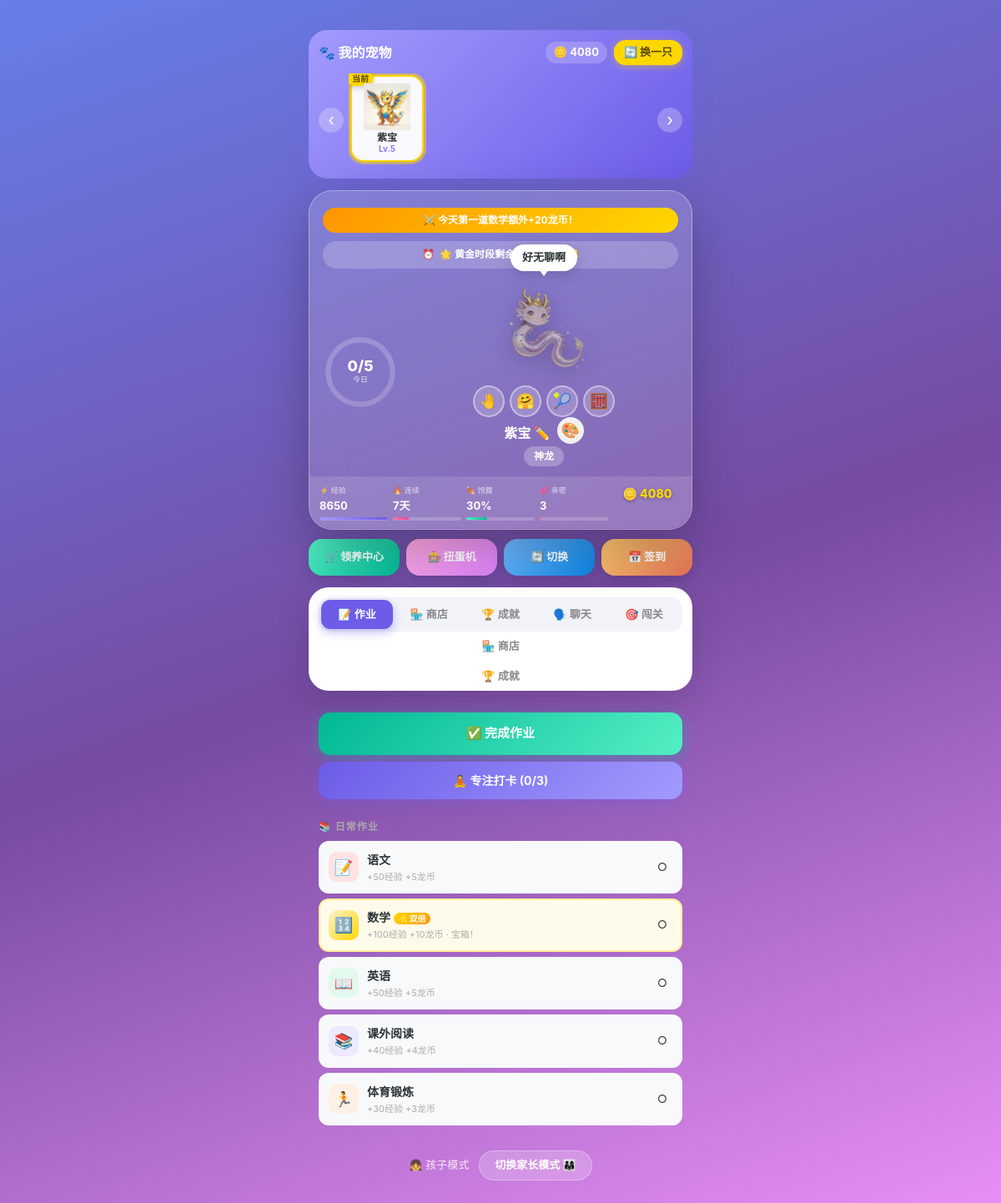
The app's page /, older data.
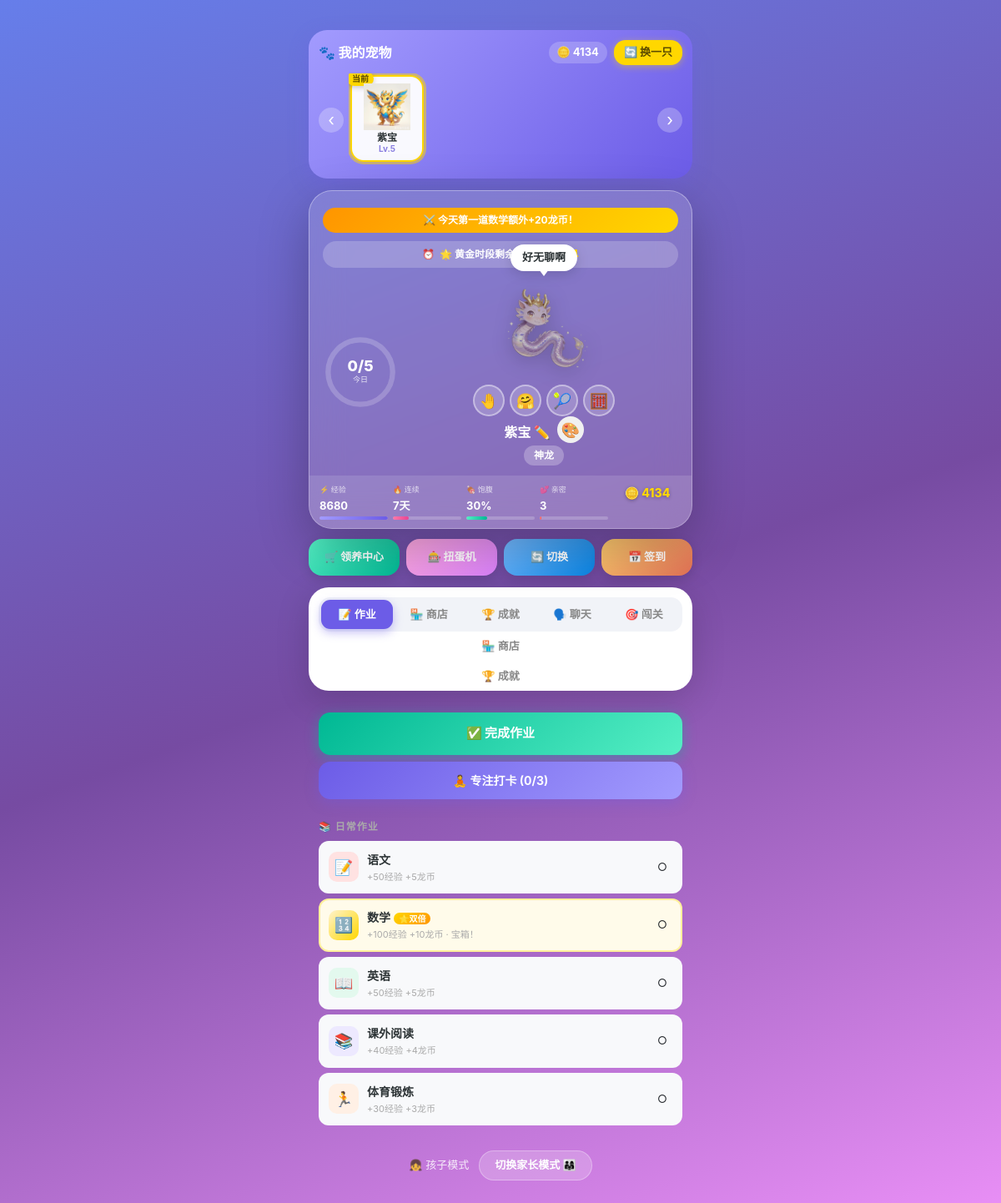
The same page, newer data.
### tables this page shows
CREATE TABLE pet (
            id INTEGER PRIMARY KEY,
            name TEXT DEFAULT '作业小龙',
            level INTEGER DEFAULT 1,
            exp INTEGER DEFAULT 0,
            hunger INTEGER DEFAULT 80,
            mood INTEGER DEFAULT 80,
            streak INTEGER DEFAULT 0,
            status TEXT DEFAULT 'happy',
            runaway_until DATETIME,
            last_streak_date DATE,
            math_streak INTEGER DEFAULT 0,
            last_math_date DATE,
            bond INTEGER DEFAULT 50,
            coins INTEGER DEFAULT 0,
            created_at DATETIME DEFAULT CURRENT_TIMESTAMP,
            updated_at DATETIME DEFAULT CURRENT_TIMESTAMP
        , last_decay_date DATE, math_challenge_today INTEGER DEFAULT 0, last_signin_date DATE, signin_count INTEGER DEFAULT 0, active_pet_id INTEGER);

### main.py (the view)
@app.get("/", response_class=HTMLResponse)
async def home(request: Request, role: str = "kid"):
    ensure_db_ready()
    conn = get_db_connection()
    pet = conn.execute("SELECT * FROM pet WHERE id = 1").fetchone()
    achievements = conn.execute("SELECT * FROM achievements ORDER BY id").fetchall()
    today = get_current_time().strftime('%Y-%m-%d')
    current_time = get_current_time()
    pet_dict = dict(pet)
    if pet_dict.get('runaway_until'):
        try:
            sleep_time_str = pet_dict['runaway_until']
            if sleep_time_str.endswith('+00:00') or '+' in sleep_time_str:
                from datetime import timezone
                sleep_time = datetime.fromisoformat(sleep_time_str)
                if sleep_time.tzinfo is None:
                    sleep_time = sleep_time.replace(tzinfo=timezone.utc)
                sleep_time = sleep_time.astimezone(tz)
            else:
                sleep_time = datetime.fromisoformat(sleep_time_str)
                if sleep_time.tzinfo is None:
                    sleep_time = tz.localize(sleep_time)
            if sleep_time < current_time and pet_dict['status'] in ('sleeping', 'runaway'):
                conn.execute("UPDATE pet SET status = 'happy', runaway_until = NULL WHERE id = 1")
                conn.commit()
                pet_dict['status'] = 'happy'
                pet_dict['runaway_until'] = None
        except Exception:
            pass
    tasks, done_daily, total_daily = get_today_tasks_summary(conn, today)
    custom_tasks = []
    if role == 'kid':
        custom_tasks = conn.execute("""
            SELECT * FROM custom_tasks
            WHERE (status = 'pending' AND (deadline IS NULL OR deadline >= ?))
               OR (status = 'completed' AND date(completed_at) = ?)
            ORDER BY status ASC, deadline ASC, created_at ASC
        """, (today, today)).fetchall()
    parent_custom_tasks = []
    if role == 'parent':
        parent_custom_tasks = conn.execute("""
            SELECT * FROM custom_tasks ORDER BY created_at DESC LIMIT 20
        """).fetchall()
    pending_pocket = []
    if role == 'parent':
        pending_pocket = conn.execute("""
            SELECT * FROM pocket_money_records WHERE status = 'pending' ORDER BY requested_at DESC
        """).fetchall()
    behavior_rules = []
    if role == 'parent':
        behavior_rules = conn.execute("SELECT * FROM behavior_rules ORDER BY category, id").fetchall()
    today_behavior = []
    if role == 'parent':
        today_behavior = conn.execute("""
            SELECT * FROM behavior_records WHERE date(created_at) = ? ORDER BY created_at DESC
        """, (today,)).fetchall()
    kid_today_behavior = []
    kid_bh_positive = 0
    kid_bh_negative = 0
    if role == 'kid':
        kid_today_behavior = conn.execute("""
            SELECT * FROM behavior_records WHERE date(created_at) = ? ORDER BY created_at DESC
        """, (today,)).fetchall()
        kid_bh_positive = sum(b['coins'] for b in kid_today_behavior if b['coins'] > 0)
        kid_bh_negative = sum(b['coins'] for b in kid_today_behavior if b['coins'] < 0)
    encourage = conn.execute("""
        SELECT * FROM encourage WHERE expires_at > ? ORDER BY created_at DESC LIMIT 1
    """, (current_time.isoformat(),)).fetchone()
    last_treasure = conn.execute("SELECT * FROM treasure_log ORDER BY id DESC LIMIT 1").fetchone()
    focus_today = conn.execute("""
        SELECT COALESCE(SUM(duration_minutes), 0) as total FROM focus_sessions WHERE date(completed_at) = ?
    """, (today,)).fetchone()['total']
    focus_count_today = conn.execute("""
        SELECT COUNT(*) as cnt FROM focus_sessions WHERE date(completed_at) = ?
    """, (today,)).fetchone()['cnt']
    total_focus = conn.execute("SELECT COALESCE(SUM(duration_minutes), 0) as total FROM focus_sessions").fetchone()['total']
    total_coins_earned = conn.execute("""
        SELECT COALESCE(SUM(amount), 0) as total FROM coin_transactions WHERE type = 'earn'
    """).fetchone()['total']
    weekday = current_time.weekday()
    is_weekend = weekday >= 5
    today_surprise = conn.execute("""
        SELECT * FROM random_surprises WHERE date(created_at) = ?
    """, (today,)).fetchone()
    math_challenge_done = pet_dict.get('math_challenge_today', 0)
    parent_settings = {}
    for row in conn.execute("SELECT key, value FROM parent_settings").fetchall():
        parent_settings[row['key']] = row['value']
    current_skin_id = 'default'
    unlocked_skins_list = ['default']
    try:
        cs = conn.execute("SELECT value FROM parent_settings WHERE key = 'current_skin'").fetchone()
        if cs: current_skin_id = cs['value']
        us = conn.execute("SELECT value FROM parent_settings WHERE key = 'unlocked_skins'").fetchone()
        if us and us['value']: unlocked_skins_list = us['value'].split(',')
    except Exception:
        pass
    active_species_id = 'dragon'
    active_species_icon = '\U0001F432'  # 🐉 龙
    try:
        _aid = get_active_pet_id(conn)
        _act = conn.execute("SELECT species_id FROM pet_collection WHERE id = ?", (_aid,)).fetchone()
        if _act:
            active_species_id = _act['species_id']
        _sp = conn.execute("SELECT icon FROM species_catalog WHERE id = ?", (active_species_id,)).fetchone()
        if _sp and _sp['icon']:
            active_species_icon = _sp['icon']
    except Exception:
        pass
    _active_stage = calculate_evolution_stage(pet_dict['exp'])
    species_id = active_species_id
    species_icon = active_species_icon
    species_image = f"/static/species/{active_species_id}/stage-{_active_stage}.png"
    conn.close()
    appearance = get_pet_appearance(pet_dict['exp'], pet_dict['status'], pet_dict.get('bond', 50), current_skin_id)
    svg_info = get_stage_svg_info(appearance['stage'], current_skin_id)
    skin_filter = SKIN_FILTERS.get(current_skin_id, '')
    skin_stage_image = get_skin_stage_image_path(current_skin_id, appearance['stage'])
    return HTMLResponse(render_template("index.html", {
        "pet": pet_dict,
        "appearance": appearance,
        "svg_info": svg_info,
        "skin_filter": skin_filter,
        "skin_stage_image": skin_stage_image,
        "species_id": species_id,
        "species_image": species_image,
        "species_icon": species_icon,
        "tasks": tasks,
        "achievements": [dict(a) for a in achievements],
        "role": role,
        "today": today,
        "done_daily": done_daily,
        "total_daily": total_daily,
        "encourage": dict(encourage) if encourage else None,
        "last_treasure": dict(last_treasure) if last_treasure else None,
        "current_hour": current_time.hour,
        "custom_tasks": [dict(t) for t in custom_tasks],
        "parent_custom_tasks": [dict(t) for t in parent_custom_tasks],
        "pending_pocket": [dict(p) for p in pending_pocket],
        "behavior_rules": [dict(r) for r in behavior_rules],
        "today_behavior": [dict(b) for b in today_behavior],
        "focus_today": focus_today,
        "focus_count_today": focus_count_today,
        "total_focus": total_focus,
        "total_coins_earned": total_coins_earned,
        "parent_settings": parent_settings,
        "custom_task_templates": CUSTOM_TASK_TEMPLATES,
        "kid_today_behavior": [dict(b) for b in kid_today_behavior],
        "kid_bh_positive": kid_bh_positive,
        "kid_bh_negative": kid_bh_negative,
        "is_weekend": is_weekend,
        "today_surprise": dict(today_surprise) if today_surprise else None,
        "math_challenge_done": math_challenge_done,
        "current_skin_id": current_skin_id,
        "unlocked_skins": unlocked_skins_list,
        "pet_skins": PET_SKINS,
    }))

### templates/index.html (shortened to what this page needs)
﻿<!DOCTYPE html>
<html lang="zh-CN">
<head>
  <link href="https://cdn.jsdelivr.net/npm/bootstrap@5.3.0/dist/css/bootstrap.min.css" rel="stylesheet">
</head>
<body>
<div class="page-wrap">
  <div class="mp-carousel" id="mpCarousel">
    <div class="mp-carousel-head">
      <span class="mp-carousel-title">🐾 我的宠物</span>
      <span class="mp-carousel-coins">🪙 <span id="mpCoinNum">{{ dict(pet).get('coins', 0) }}</span></span>
      <button class="mp-carousel-switch" onclick="showSwitchModal()" title="切换宠物">🔄 换一只</button>
    </div>
    <div class="mp-carousel-row">
      <button class="mp-arrow" onclick="mpScroll(-1)" aria-label="上一个">‹</button>
      <div class="mp-carousel-track" id="mpCarouselTrack">
      </div>
      <button class="mp-arrow" onclick="mpScroll(1)" aria-label="下一个">›</button>
    </div>
  </div>
  <div class="pet-card">
    <div class="pet-header">
      <div id="eventBanner" style="display:none;"></div>
      <div class="countdown-bar" id="countdownBar">
        <span>⏰</span>
        <span id="countdownLabel">黄金时段剩余：</span>
        <span class="time-val" id="countdownVal">--:--</span>
      </div>
      <div class="pet-main">
        <div class="ring-wrap">
          <svg width="90" height="90" viewBox="0 0 100 100">
            <circle class="ring-bg" cx="50" cy="50" r="43"/>
            <circle class="ring-fg" cx="50" cy="50" r="43"
              id="ringFg"
              stroke-dasharray="270"
              stroke-dashoffset="{{ ((total_daily - done_daily) / total_daily * 270) | int if total_daily > 0 else 270 }}"
            />
          </svg>
          <div class="ring-center">
            <div class="ring-num">{{ done_daily }}/{{ total_daily }}</div>
            <div class="ring-sub">今日</div>
          </div>
        </div>
        <div class="pet-center">
          <div class="pet-avatar" id="petAvatar">
            <div class="mood-bubble" id="moodBubble" style="display:none;"></div>
            {% if species_id == 'dragon' %}
            <div class="dragon-svg-wrap dragon-stage-{{ appearance.stage }}">
              <img src="{{ skin_stage_image }}" alt="{{ appearance.stage_name }}"
                onerror="this.onerror=null;this.src='/static/dragon-references/Stage%20{{ appearance.stage }}%20{{ appearance.stage_name }}.jpeg';this.style.filter='{{ skin_filter }}';"
                style="width:100%;height:100%;object-fit:contain;border-radius:16px;">
            </div>
            {% endif %}
          </div>
          {% if pet.status != 'sleeping' %}
          <div class="interact-btns">
            <div class="interact-btn" onclick="doInteract('pat')" title="摸头">🤚</div>
            <div class="interact-btn" onclick="doInteract('tickle')" title="挠痒">🤗</div>
            <div class="interact-btn" onclick="doInteract('play')" title="逗玩">🎾</div>
            <div class="interact-btn" onclick="startMathQuiz()" title="算术题">🧮</div>
          </div>
          {% endif %}
          <div class="pet-name-row" style="display:flex;align-items:center;justify-content:center;gap:8px;">
            <div class="pet-name" onclick="showRenameModal()" style="cursor:pointer;" title="点击改名">{{ pet.name }}{% if pet.status == 'sleeping' %} <span class="sleep-tag">💤睡觉中</span>{% endif %} ✏️</div>
            <div class="skin-btn-kid" onclick="showSkinPanel()" title="换肤" style="cursor:pointer;font-size:18px;background:#f0f0f0;border-radius:50%;width:32px;height:32px;display:flex;align-items:center;justify-content:center;transition:all 0.2s;">🎨</div>
          </div>
          <span class="stage-badge">{{ appearance.stage_name }}</span>
        </div>
      </div>
    </div>
    <div class="attr-bar">
      <div class="attr-item">
        <div class="attr-label">⚡ 经验</div>
        <div class="attr-val">{{ pet.exp }}</div>
        <div class="attr-track"><div class="attr-fill fill-exp" style="width:{{ stage_progress }}%"></div></div>
      </div>
      <div class="attr-item">
        <div class="attr-label">🔥 连续</div>
        <div class="attr-val">{{ pet.streak }}天</div>
        <div class="attr-track"><div class="attr-fill fill-streak" style="width:{{ [pet.streak * 3.3, 100] | min }}%"></div></div>
      </div>
      <div class="attr-item">
        <div class="attr-label">🍖 饱腹</div>
        <div class="attr-val">{{ pet.hunger }}%</div>
        <div class="attr-track"><div class="attr-fill fill-hunger" style="width:{{ pet.hunger }}%"></div></div>
      </div>
      <div class="attr-item">
        <div class="attr-label">💕 亲密</div>
        <div class="attr-val">{{ dict(pet).get('bond', 50) }}</div>
        <div class="attr-track"><div class="attr-fill fill-bond" style="width:{{ dict(pet).get('bond', 50) }}%"></div></div>
      </div>
      <div class="attr-item">
        <div class="attr-coin">🪙 {{ dict(pet).get('coins', 0) }}</div>
      </div>
    </div>
  </div>
  <div class="mp-toolbar">
    <button class="mp-tool-btn mp-adopt" onclick="showAdoptShop()">🛒 领养中心</button>
    <button class="mp-tool-btn mp-gacha" onclick="showGachaPanel()">🎰 扭蛋机</button>
    <button class="mp-tool-btn mp-switch" onclick="showSwitchModal()">🔄 切换</button>
    <button class="mp-tool-btn mp-signin" onclick="doSignin()">📅 签到</button>
  </div>
  <div class="main-card">
    <div class="tab-nav">
      <div class="tab-item active" id="tab-tasks" onclick="switchTab('tasks')">📝 作业</div>
      <div class="tab-item" id="tab-shop" onclick="switchTab('shop')">🏪 商店</div>
      <div class="tab-item" id="tab-ach" onclick="switchTab('ach')">🏆 成就</div>
      <div class="tab-item" id="tab-chat" onclick="switchTab('chat')">🗣️ 聊天</div>
      <div class="tab-item" id="tab-challenge" onclick="switchTab('challenge')">🎯 闯关</div>
    </div>
      <div class="tab-item" id="tab-shop" onclick="switchTab('shop')">🏪 商店</div>
      <div class="tab-item" id="tab-ach" onclick="switchTab('ach')">🏆 成就</div>
    </div>
    <div id="pane-tasks">
      <div class="action-area">
        <div class="btn-row">
          <button class="btn-complete {% if pet.status == 'sleeping' %}btn-sleeping-disabled{% endif %}" onclick="showTaskModal()" style="flex:1;" {% if pet.status == 'sleeping' %}title="💤 完成作业可唤醒小龙"{% endif %}>
            ✅ 完成作业
          </button>
        </div>
        <button class="btn-focus {% if pet.status == 'sleeping' %}btn-sleeping-disabled{% endif %}" onclick="showFocusSelect()" {% if pet.status == 'sleeping' %}disabled title="💤 小龙睡着了"{% endif %}>
          🧘 专注打卡 ({{ focus_count_today }}/3)
        </button>
      </div>
      <div class="task-section">
        <div class="section-title">📚 日常作业</div>
        {% for task in tasks %}
        <div class="task-row {% if task.completed %}done{% endif %} {% if task.is_math %}is-math{% endif %}">
          <div class="task-icon {% if task.subject == '语文' %}t-yuwen{% elif task.subject == '数学' %}t-shuxue{% elif task.subject == '英语' %}t-yingyu{% elif task.subject == '体育锻炼' %}t-tiyu{% else %}t-qita{% endif %}">
            {% if task.subject == '语文' %}📝{% elif task.subject == '数学' %}🔢{% elif task.subject == '英语' %}📖{% elif task.subject == '课外阅读' %}📚{% elif task.subject == '体育锻炼' %}🏃{% else %}📚{% endif %}
          </div>
          <div class="task-body">
            <div class="task-name">{{ task.subject }}{% if task.is_math %}<span class="math-badge">🌟双倍</span>{% endif %}</div>
            <div class="task-meta {% if task.completed %}done-txt{% endif %}">
              {% if task.completed %}✅ 已完成 +{{ task.exp }}经验 +{{ task.coins }}龙币
              {% else %}+{{ task.exp }}经验 +{{ task.coins }}龙币{% if task.is_math %} · 宝箱！{% endif %}{% endif %}
            </div>
          </div>
          <div class="task-check {% if task.completed %}done{% endif %}">
            {% if task.completed %}✓{% else %}○{% endif %}
          </div>
        </div>
        {% endfor %}
      </div>
    </div>
  </div>
  <div class="role-switch">
    {% if role == 'kid' %}
    <span>👧 孩子模式</span>
    <a href="javascript:void(0)" class="role-btn" onclick="showParentVerify()">切换家长模式 👨‍👩‍👧</a>
    {% else %}
    <span>👨‍👩‍👧 家长模式</span>
    <a href="/?role=kid" class="role-btn">切换孩子模式 👧</a>
    {% endif %}
  </div>
</body>
</html>

Row changes from the older to the newer data that the page shows:
changed pet "紫宝": coins "4080" → "4134"; exp "8650" → "8680"
